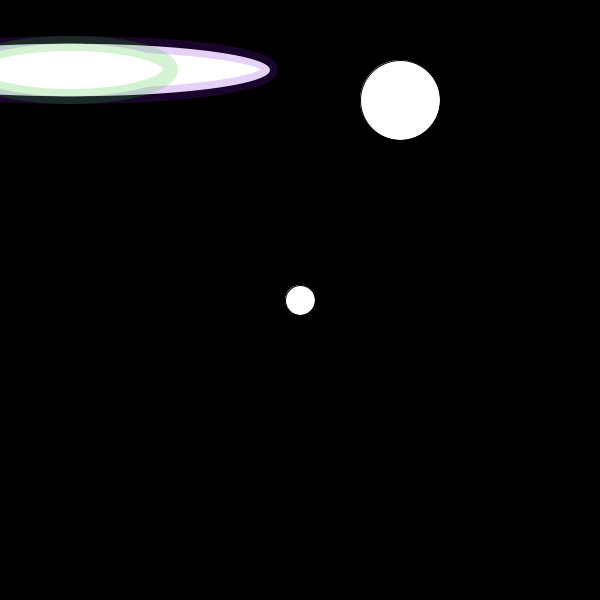
Frame 1 (no input)
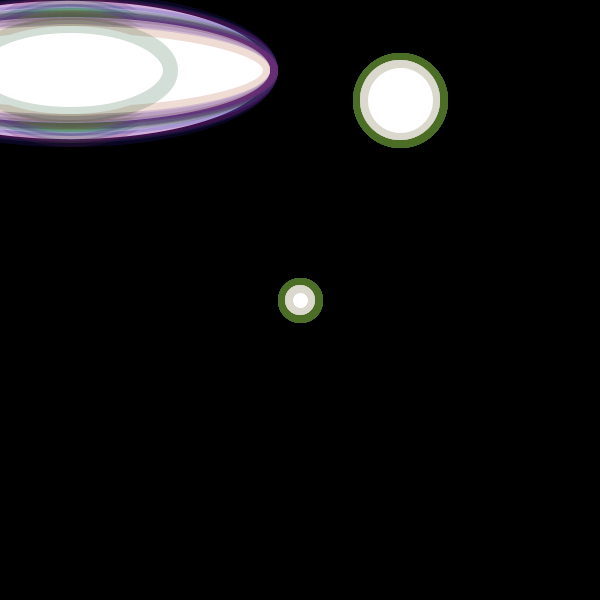
Frame 60 (the mouse pressed at the canvas centre just before this capture)
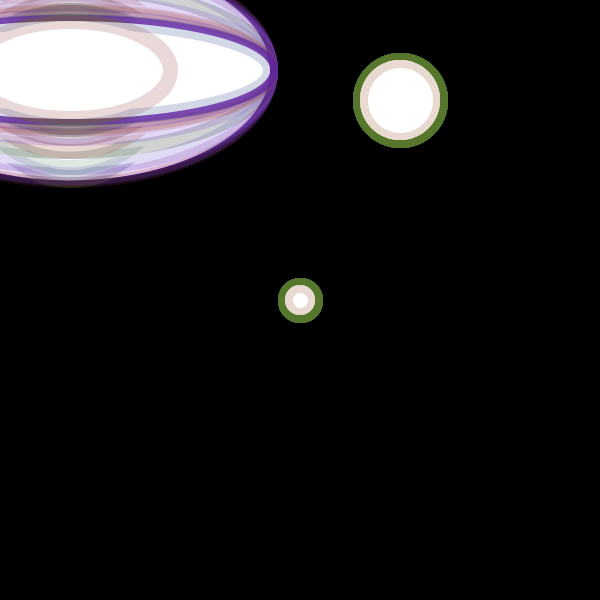
Frame 120 (the mouse held since frame 60 and released just before this capture)

The Processing sketch that drew these frames (run headless with seeded random() and noise(); from frame 60 on, the mouse is pressed at the canvas centre):

// Processing sketch: processing_57728
// ── processing_57728.pde

float pos = 9.0;

  void setup(){
  size (600,600);
  frameRate (20);
  background(0);
  smooth();
}

void draw(){
  {
   fill(255);
   ellipse (300,300,30,30);
   ellipse(400,100,80,80);
   pos = pos + .07;
   float n= noise(pos)* width/2; 
   strokeWeight (15); //(randon(50)) y la definicion de la linea va cambiando
  
  stroke (random(209),random (98), random (227),50); //si le quito un numero le quito sutileza o etc.
   ellipse(70,70,400,n);
   
  stroke (random(143),random (227), random (98),50); 
  ellipse(70,70,200,n);
  
  
   
 }
}
